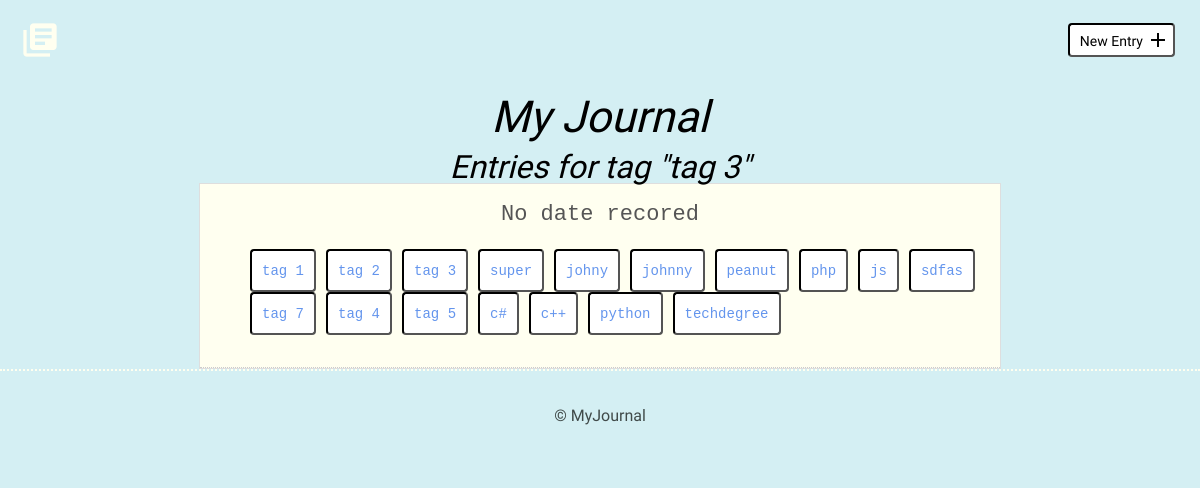
Page /tagEntries.php?tagID=11 on the committed database.
### tables this page shows
CREATE TABLE "tags" (
	"id"	INTEGER PRIMARY KEY AUTOINCREMENT UNIQUE,
	"name"	TEXT,
	"entries"	BLOB
);

### inc/functions.php (called while the page is built, shortened)
<?php
function isNewEntry()
{
    return FALSE;
}
function isEditEntry()
{
    return FALSE;
}
function isEntryDetail()
{
    return FALSE;
}
function isTagEntries()
{
    if (stripos($_SERVER['SCRIPT_NAME'], 'tagEntries.php')) {
        return TRUE;
    }
    return FALSE;
}

### inc/Class_SqliteCommunicator.php (called while the page is built, shortened)
<?php
class Class_SqliteCommunicator
{
    private $pdo;
    private $dsn = NULL;
    private $dbUser = NULL;
    private $dbPass = NULL;
    public function __construct($dbUser = NULL, $dbPass = NULL)
    {
        $this->dbUser = $dbUser;
        $this->dbPass = $dbPass;
    }
    public function setPdoConnection(){
        try {
            if ($this->pdo === NULL) {
                if ($this->dbUser === NULL && $this->dbPass === NULL) {
                    $this->pdo = new PDO("sqlite:".$this->dsn);
                    $this->pdo->setAttribute(PDO::ATTR_ERRMODE,PDO::ERRMODE_EXCEPTION);
                    $this->pdo->exec( 'PRAGMA foreign_keys = ON;' );
                }
                else{
                    $this->pdo = new PDO($this->dsn, $this->dbUser, $this->dbPass);
                    $this->pdo->setAttribute(PDO::ATTR_ERRMODE,PDO::ERRMODE_EXCEPTION);
                    $this->pdo->exec( 'PRAGMA foreign_keys = ON;' );
                }
            }
        }
        catch (PDOException $e){
            echo "Unable to connect, please contact the administrator.";
            exit;
        }
    }
    public function setDsn($dsn)
    {
        $this->dsn = $dsn;
    }
    public function prepareAndExecuteStatement( $sql, $args){
        try {
            if ($this->pdo !== NULL):
                $prepared = $this->pdo->prepare($sql);
            else:
                $this->setPdoConnection();
                $prepared = $this->pdo->prepare($sql);
            endif;
        }
        catch (PDOException $e){
            echo $e->getMessage();
        }
        return [$prepared->execute($args), $prepared];
    }
    public function getAssocRowById($id, $table)
    {
        $sql = "SELECT * FROM $table WHERE id = ?";
        $pdoSObj = $this->prepareAndExecuteStatement($sql, [$id]);
        $data = $pdoSObj[1]->fetch(PDO::FETCH_ASSOC);
        return $data;
    }
}

### inc/Class_JournalCommunicator.php (called while the page is built, shortened)
<?php
class Class_JournalCommunicator extends Class_SqliteCommunicator
{
    public function getTagsForEntry( $entryID )
    {
        $pdoSObj = $this->prepareAndExecuteStatement("SELECT * FROM tags WHERE entries LIKE ?", ['%'.$entryID.'%']);
        return $pdoSObj[1]->fetchAll(PDO::FETCH_ASSOC);
    }
}

### tagEntries.php (the view, shortened to what this page needs)
<?php
include('header.php');
$entryIDs = explode(',', $tag['entries']);
foreach ($entryIDs as $entryID ) {
    $row = $sqlCom->getAssocRowById( $entryID, 'entries' );
    ?>
    <article>
        <time datetime="<?php echo $row['date'] ?>"><?php if ( ! empty ($row['date']) ) : echo convertDateTime($row['date']); else: echo 'No date recored'; endif; ?></time>
        <ul class="tags">
            <?php
            $tags = $sqlCom->getTagsForEntry($row['id']);
            if (count($tags) >= 1 && $tags[0] != FALSE):
                foreach ($tags as $tag) {
                    echo '<li><a class="button" href="./tagEntries.php?tagID=' . $tag['id'] . '">' . $tag['name'] . '</a></li>';
                }
            else:
                echo '<li>No tags recorded.</li>';
            endif;
            ?>
        </ul>
    </article>
<?php
} ?>
</div>
        </div>
    </section>
<?php
include('footer.php');

### header.php (shortened to what this page needs)
<?php
include('inc/functions.php');
include('inc/Class_SqliteCommunicator.php');
include('inc/Class_JournalCommunicator.php');
$sqlCom = new Class_JournalCommunicator();
$sqlCom->setDsn(__DIR__.'/inc/journal.db');
$sqlCom->setPdoConnection();
?>
<!DOCTYPE html>
<html>
<head>
    <link rel="stylesheet" href="css/normalize.css">
    <link rel="stylesheet" href="css/site.css">
</head>
<body>
<header>
    <div class="container">
        <div class="site-header">
            <a class="logo" href="index.php"><i class="material-icons">library_books</i></a>
            <a class="button icon-right" href="new.php"><span>New Entry</span> <i class="material-icons">add</i></a>
        </div>
        <h1>My Journal</h1>
    </div>
</header>
<?php
if( isNewEntry() ):
?>
    <section>
        <div class="container">
            <div class="new-entry">
                <h2>New Entry</h2>
                <form action="new.php" method="post" id="form-new">
<?php elseif ( isTagEntries() ) :
    $tagID = filter_input(INPUT_GET, 'tagID', FILTER_VALIDATE_INT);
    $tag = $sqlCom->getAssocRowById($tagID, 'tags');
    ?>
    <section>
    <h2>Entries for tag "<?php echo $tag['name'] ?>"</h2>
        <div class="container">
            <div class="entry-list">
<?php
    else:  ?>
    <section>
        <div class="container">
            <div class="entry-list">
<?php endif;

### css/site.css (style rules this page uses)
body { font-size: 16px; color: #404a49; background-color: #5bc4d442; font-family: 'Cousine', serif; font-weight: 400; }
.container { margin: 0 auto; padding: 0 25px; }
header .site-header { margin: 0 auto; height: 95px; }
header .logo i { color: #fffff0; margin: 20px 0 0 -5px; float: left; font-size: 40px; }
header .button { float: right; margin: 33px 0 0 0; }
.button { padding: 8px 10px 6px 10px; background: #ffffff; border: 2px inset #000000; border-radius: 4px; text-decoration: none; color: #000000; position: relative; text-align: center; font-size: 14px; animation: condense 1s 1; transform: scaleX(1); transition: 1s; display: inline-block; }
.button.icon-right { padding-right: 30px; top: -10px; }
.button.icon-right i { position: absolute; top: 3px; right: 3px; }
h1, h2, h3 { margin: 0; font-weight: 400; line-height: 1em; color: #000; font-style: italic; }
h1 { font-size: 44px; margin-bottom: 12px; text-align: center; }
h2 { font-size: 32px; text-align: center; }
ul li { line-height: 1.8em; font-size: 18px; }
ul li a { border-bottom: 2px solid #000; line-height: 1.8em; color: #000; text-decoration: none; }
.entry-list { color: #555; font-size: 22px; padding: 0 !important; font-family: courier, monospace; border: 1px solid #dedede; }
.entry-list, .edit-entry, .new-entry { max-width: 800px; margin: 0 auto; padding: 70px 0 150px 0; }
.entry-list article { margin-bottom: 0px; text-align: center; list-style: none; border-bottom: 1px dotted #ccc; height: auto; padding: 10px; background-color: ivory; }
.entry-list article:last-child { margin-bottom: 0; }
ul.tags { overflow: hidden; }
ul.tags li { list-style-type: none; float: left; margin-right: 10px; }
ul.tags a { color: cornflowerblue; display: inline-block; }

### rows in the picture
tags: name "tag 3"
tags: name "tag 1"
tags: name "tag 2"
tags: name "super"
tags: name "johny"
tags: name "johnny"
tags: name "peanut"
tags: name "php"
tags: name "js"
tags: name "sdfas"
tags: name "tag 7"
tags: name "tag 4"
tags: name "tag 5"
tags: name "c#"
tags: name "c++"
tags: name "python"
tags: name "techdegree"
